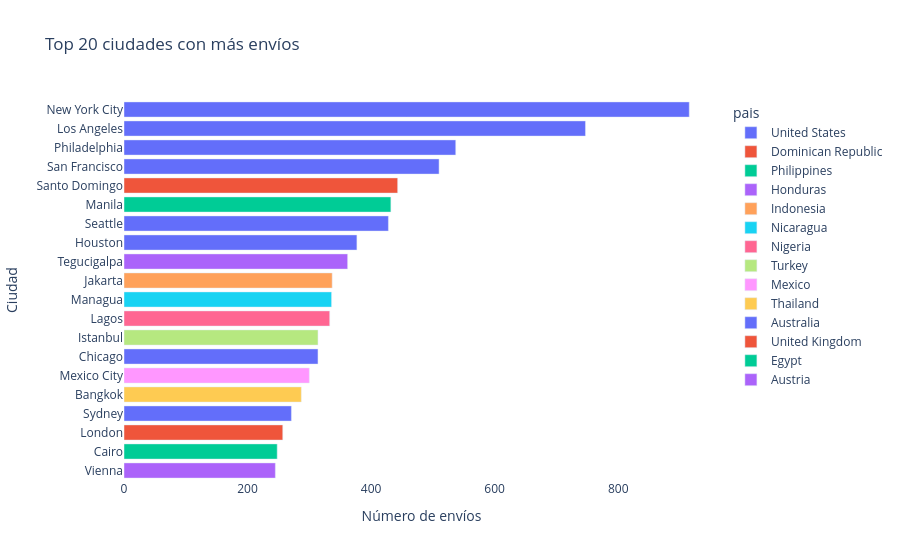

Notebook code for this chart:
### Code cell
fig1 = px.bar(
    top5_ciudades,
    x='num_envios',
    y='ciudad',
    color='pais',
    orientation='h',
    title='Top 20 ciudades con más envíos',
    labels={'num_envios': 'Número de envíos', 'ciudad': 'Ciudad'}
)

fig1.update_layout(
    yaxis={'categoryorder': 'total ascending'},
    plot_bgcolor='white'
)

fig1.show()

### Figure 1 — Plotly figure (JSON) as saved in the notebook; plotly's stock layout.template omitted (floating-point values rounded to 4 significant figures)
{"data": [{"hovertemplate": "pais=United States<br>Número de envíos=%{x}<br>Ciudad=%{y}<extra></extra>", "legendgroup": "United States", "marker": {"color": "#636efa", "pattern": {"shape": ""}}, "name": "United States", "orientation": "h", "showlegend": true, "textposition": "auto", "type": "bar", "x": [915, 747, 537, 510, 428, 377, 314], "xaxis": "x", "y": ["New York City", "Los Angeles", "Philadelphia", "San Francisco", "Seattle", "Houston", "Chicago"], "yaxis": "y"}, {"hovertemplate": "pais=Dominican Republic<br>Número de envíos=%{x}<br>Ciudad=%{y}<extra></extra>", "legendgroup": "Dominican Republic", "marker": {"color": "#EF553B", "pattern": {"shape": ""}}, "name": "Dominican Republic", "orientation": "h", "showlegend": true, "textposition": "auto", "type": "bar", "x": [443], "xaxis": "x", "y": ["Santo Domingo"], "yaxis": "y"}, {"hovertemplate": "pais=Philippines<br>Número de envíos=%{x}<br>Ciudad=%{y}<extra></extra>", "legendgroup": "Philippines", "marker": {"color": "#00cc96", "pattern": {"shape": ""}}, "name": "Philippines", "orientation": "h", "showlegend": true, "textposition": "auto", "type": "bar", "x": [432], "xaxis": "x", "y": ["Manila"], "yaxis": "y"}, {"hovertemplate": "pais=Honduras<br>Número de envíos=%{x}<br>Ciudad=%{y}<extra></extra>", "legendgroup": "Honduras", "marker": {"color": "#ab63fa", "pattern": {"shape": ""}}, "name": "Honduras", "orientation": "h", "showlegend": true, "textposition": "auto", "type": "bar", "x": [362], "xaxis": "x", "y": ["Tegucigalpa"], "yaxis": "y"}, {"hovertemplate": "pais=Indonesia<br>Número de envíos=%{x}<br>Ciudad=%{y}<extra></extra>", "legendgroup": "Indonesia", "marker": {"color": "#FFA15A", "pattern": {"shape": ""}}, "name": "Indonesia", "orientation": "h", "showlegend": true, "textposition": "auto", "type": "bar", "x": [337], "xaxis": "x", "y": ["Jakarta"], "yaxis": "y"}, {"hovertemplate": "pais=Nicaragua<br>Número de envíos=%{x}<br>Ciudad=%{y}<extra></extra>", "legendgroup": "Nicaragua", "marker": {"color": "#19d3f3", "pattern": {"shape": ""}}, "name": "Nicaragua", "orientation": "h", "showlegend": true, "textposition": "auto", "type": "bar", "x": [336], "xaxis": "x", "y": ["Managua"], "yaxis": "y"}, {"hovertemplate": "pais=Nigeria<br>Número de envíos=%{x}<br>Ciudad=%{y}<extra></extra>", "legendgroup": "Nigeria", "marker": {"color": "#FF6692", "pattern": {"shape": ""}}, "name": "Nigeria", "orientation": "h", "showlegend": true, "textposition": "auto", "type": "bar", "x": [333], "xaxis": "x", "y": ["Lagos"], "yaxis": "y"}, {"hovertemplate": "pais=Turkey<br>Número de envíos=%{x}<br>Ciudad=%{y}<extra></extra>", "legendgroup": "Turkey", "marker": {"color": "#B6E880", "pattern": {"shape": ""}}, "name": "Turkey", "orientation": "h", "showlegend": true, "textposition": "auto", "type": "bar", "x": [314], "xaxis": "x", "y": ["Istanbul"], "yaxis": "y"}, {"hovertemplate": "pais=Mexico<br>Número de envíos=%{x}<br>Ciudad=%{y}<extra></extra>", "legendgroup": "Mexico", "marker": {"color": "#FF97FF", "pattern": {"shape": ""}}, "name": "Mexico", "orientation": "h", "showlegend": true, "textposition": "auto", "type": "bar", "x": [300], "xaxis": "x", "y": ["Mexico City"], "yaxis": "y"}, {"hovertemplate": "pais=Thailand<br>Número de envíos=%{x}<br>Ciudad=%{y}<extra></extra>", "legendgroup": "Thailand", "marker": {"color": "#FECB52", "pattern": {"shape": ""}}, "name": "Thailand", "orientation": "h", "showlegend": true, "textposition": "auto", "type": "bar", "x": [287], "xaxis": "x", "y": ["Bangkok"], "yaxis": "y"}, {"hovertemplate": "pais=Australia<br>Número de envíos=%{x}<br>Ciudad=%{y}<extra></extra>", "legendgroup": "Australia", "marker": {"color": "#636efa", "pattern": {"shape": ""}}, "name": "Australia", "orientation": "h", "showlegend": true, "textposition": "auto", "type": "bar", "x": [271], "xaxis": "x", "y": ["Sydney"], "yaxis": "y"}, {"hovertemplate": "pais=United Kingdom<br>Número de envíos=%{x}<br>Ciudad=%{y}<extra></extra>", "legendgroup": "United Kingdom", "marker": {"color": "#EF553B", "pattern": {"shape": ""}}, "name": "United Kingdom", "orientation": "h", "showlegend": true, "textposition": "auto", "type": "bar", "x": [257], "xaxis": "x", "y": ["London"], "yaxis": "y"}, {"hovertemplate": "pais=Egypt<br>Número de envíos=%{x}<br>Ciudad=%{y}<extra></extra>", "legendgroup": "Egypt", "marker": {"color": "#00cc96", "pattern": {"shape": ""}}, "name": "Egypt", "orientation": "h", "showlegend": true, "textposition": "auto", "type": "bar", "x": [248], "xaxis": "x", "y": ["Cairo"], "yaxis": "y"}, {"hovertemplate": "pais=Austria<br>Número de envíos=%{x}<br>Ciudad=%{y}<extra></extra>", "legendgroup": "Austria", "marker": {"color": "#ab63fa", "pattern": {"shape": ""}}, "name": "Austria", "orientation": "h", "showlegend": true, "textposition": "auto", "type": "bar", "x": [245], "xaxis": "x", "y": ["Vienna"], "yaxis": "y"}], "layout": {"barmode": "relative", "legend": {"title": {"text": "pais"}, "tracegroupgap": 0}, "plot_bgcolor": "white", "title": {"text": "Top 20 ciudades con más envíos"}, "xaxis": {"anchor": "y", "domain": [0, 1], "title": {"text": "Número de envíos"}}, "yaxis": {"anchor": "x", "categoryorder": "total ascending", "domain": [0, 1], "title": {"text": "Ciudad"}}}}
